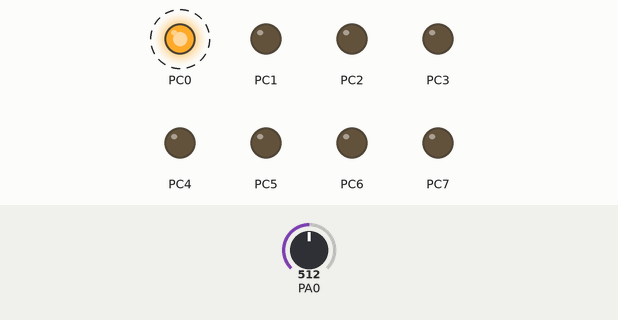
This program was run on a simulated ATmega32, built with avr-gcc and emulated at 8 MHz (the files do not name the chip). Shown: output pins drawn as LEDs (lit = HIGH). Dashed ring = blinking. The test bench sets the inputs (shaded band); at power-on: PA0 = 512. What the program prints to the serial monitor is not drawn.

Above: at 0.05 s.
Timing chart, 0 to 3.0 s (numbered marks = the images above):
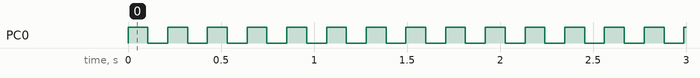

Measured:
- by itself, PC0: alternates HIGH for 0.11 s and LOW for 0.11 s

The program:

main.c
```c
/*
 * File:   main.c
 * Author: Victor Tran (github.com/victorvantran)
 *
 * Created on April 13, 2021, 7:21 PM
 */


#define F_CPU 8000000UL
#include <avr/io.h>
#include <util/delay.h>
#include <stdlib.h>
#include <avr/interrupt.h>
#include "ADC.h"

#include <stdio.h>


#define SET_BIT(p,i)  ((p) |= (_BV(i)))
#define CLR_BIT(p,i)  ((p) &= ~(_BV(i)))
#define GET_BIT(p,i)  ((p) & (_BV(i)))
#define FLIP_BIT(p,i) ((p) ^= (_BV(i)))


static int uart_putchar(char c, FILE *stream);
static int uart_getchar(FILE *stream);

static FILE uart_io = FDEV_SETUP_STREAM(uart_putchar, uart_getchar, _FDEV_SETUP_RW);

static int uart_putchar(char c, FILE *stream) {
    if (c == '\n')
    {
        return uart_putchar('\r', stream);
    }
    loop_until_bit_is_set(UCSRA, UDRE);
    UDR = c;
    return 0;
}

static int uart_getchar(FILE *stream) {
    loop_until_bit_is_set(UCSRA, RXC);
    return UDR;
}


void init_UART(unsigned long bit_rate)
{
    // Calculate baud pre-scaler
    uint16_t baud_prescalar = (uint16_t)(((F_CPU / (bit_rate * 16UL))) - 1UL);

    // Set the baud rate pre-scalar.
    // Set the UBBRH to the higher 8-bits
    // Set the UBBRL to the lower 8-bits
    UBRRH = (baud_prescalar >> 8);
    UBRRL = baud_prescalar;

    // Enable receive, transmission
    UCSRB |= _BV(RXEN) | _BV(TXEN);

    // Set URSEL (at the same time of writing) to write to the UCSRC
    // instead of the UBRRH because the registers share the same address
    // Set data-frame size to 8-bit
    UCSRC = _BV(URSEL) | _BV(UCSZ1) | _BV(UCSZ0);

    // Set stream
    stdin = stdout = &uart_io;
}


void init_debug(void)
{
    DDRC  = 0b11111111;
    PORTC = 0b00000000;
}


void setup(void)
{
    cli();

    init_debug();
    init_UART(9600);
    init_ADC();

    sei();
}


int main(void)
{
    setup();
    for (;;)
    {
        read_ADC(0);

        uint16_t do_low = adc_low;
        uint16_t do_high = adc_high;

        uint16_t digital_output = (do_high << 8) + do_low;

        printf("%d\n", digital_output);

        FLIP_BIT(PORTC, PINC0);
        _delay_ms(100);

    }
}
```

ADC.h
```c
/*
 * File:   ADC.h
 * Author: victor
 *
 * Created on April 13, 2021, 7:27 PM
 */

#ifndef ADC_H
#define	ADC_H

#ifdef	__cplusplus
extern "C" {
#endif

#include <avr/interrupt.h>
#include <util/delay.h>


volatile uint8_t adc_low;
volatile uint8_t adc_high;


void init_ADC(void)
{
    // Set port direction
    DDRA  = 0b00000000;
    PORTA = 0b11111111;

    // Enable ADC
    ADCSRA |= _BV(ADEN);

    // Enable ADC_complete interrupt
    ADCSRA |= _BV(ADPS1);

    // Enable Auto-Trigger (default free-running)
    ADCSRA |= _BV(ADATE);

    // set prescalar of 64 giving 125KHz on a 8MHz oscillator
    ADCSRA |= _BV(ADIE) | _BV(ADPS2);

    // ADC reference voltage set to AVCC pin
    ADMUX |= _BV(REFS0);
}


void read_ADC(char channel)
{
    // Select channel/analog input pin
    ADMUX |= (channel & 0x0f);

    // Start conversion
    ADCSRA |= _BV(ADSC);
}


ISR(ADC_vect)
{
    // Set volatile variables to adc_low and adc_high
    adc_low = ADCL;
    adc_high = ADCH;
}


#ifdef	__cplusplus
}
#endif

#endif	/* ADC_H */
```
